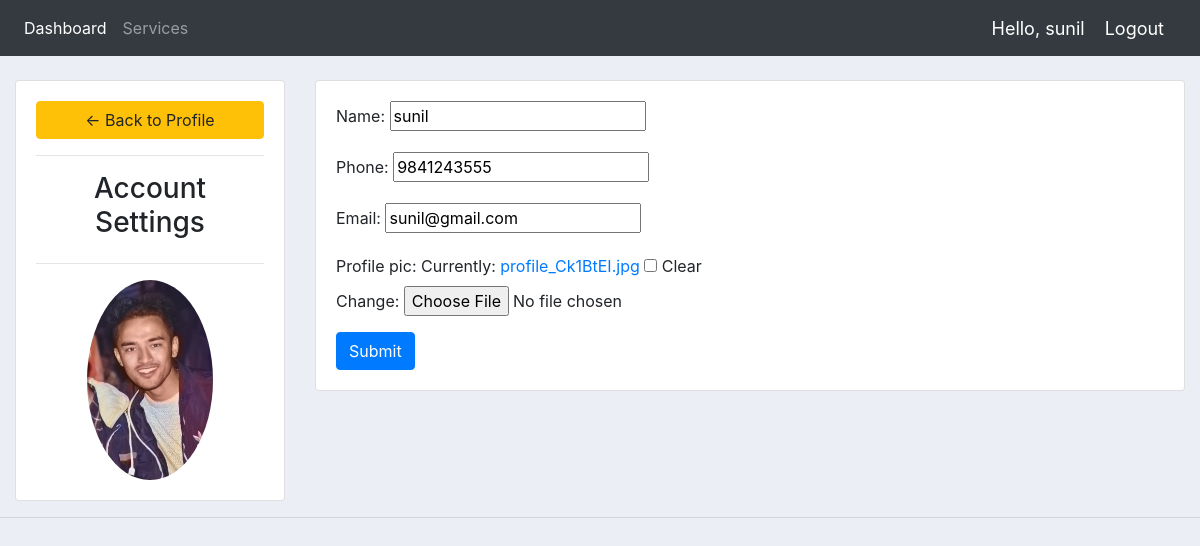
/account/ (signed in), run on the app's committed database.
### accounts/models.py (models this page shows, shortened)
class Customer(models.Model):
	user = models.OneToOneField(User, on_delete=models.CASCADE, null=True, blank=True)
	name = models.CharField(max_length=200, null=True)
	phone = models.CharField(max_length=200, null=True)
	email = models.CharField(max_length=200, null=True)
	profile_pic = models.ImageField(default = "default_img.jpg", null=True, blank=True)
	date_created = models.DateTimeField(auto_now_add=True, null=True)

### accounts/decorators.py (the view)
		def wrapper_func(request, *args, **kwargs):
			group = None
			if request.user.groups.exists():
				group = request.user.groups.all()[0].name
			if group in allowed_roles:
				return view_func(request, *args, **kwargs)
			else:
				return HttpResponse('You are not authorized to view this page')

### accounts/forms.py
class CustomerForm(ModelForm):
	class Meta:
		model = Customer
		fields = '__all__'
		exclude = ['user']

### accounts/views.py (called while the page is built)
@login_required(login_url='login')
@allowed_users(allowed_roles=['customer'])
def accountSettings(request):
	img = request.user.customer.profile_pic.url
	customer = request.user.customer
	form = CustomerForm(instance=customer)
	if request.method == 'POST':
		form = CustomerForm(request.POST, request.FILES,instance=customer)
		if form.is_valid():
			form.save()
	context = {'form':form, 'img':img}
	return render(request, 'accounts/account_settings.html',context)

### accounts/templates/accounts/account_settings.html (shortened to what this page needs)
{%  extends 'accounts/main.html' %}
{% load static %}
{% block content %}
<br>
<div class="row">
	<div class="col-md-3">
		<div class="card card-body">
			<a class="btn btn-warning" href="{% url 'home' %}"> &#8592; Back to Profile</a>
			<hr>
			<h3 style="text-align: center">Account Settings</h3>
			<hr>
			<img class="profile-pic" src= "{{img}}"alt="my image">
		</div>
	</div>
	<div class="col-md-9">
		<div class="card card-body">
			<form method="POST" action="" enctype="multipart/form-data">
				{{form.as_p}}
			<input class="btn btn-primary" type="submit" name="Update Information">
			</form>
		</div>
	</div>
</div>
{% endblock %}

### accounts/templates/accounts/navbar.html (shortened to what this page needs)
{% load static %}
<nav class="navbar navbar-expand-lg navbar-dark bg-dark">
  <div class="collapse navbar-collapse" id="navbarNav">
    <ul class="navbar-nav">
      <li class="nav-item active">
        <a class="nav-link" href="{% url 'home' %}">Dashboard</a>
      </li>
      <li class="nav-item">
        <a class="nav-link" href="{% url 'products' %}">Services</a>
      </li>
    </ul>
  </div>
  <span class = "hello-msg">Hello, {{request.user}}</span>
  <span><a class = "hello-msg" href="{% url 'logout'%}">Logout</a></span>
</nav>

### static/css/main.css (style rules this page uses)
body { background-color: #ebeff5; }

### accounts/templates/accounts/navbar.html (style rules this page uses)
.hello-msg { font-size: 18px; color: #fff; margin-right: 20px; }

### accounts/templates/accounts/account_settings.html (style rules this page uses)
.profile-pic { max-width: 200px; max-height:200px; margin: 0 auto; border-radius: 50%; }

### data on the page
Customer: name "sunil", phone "9841243555", email "sunil@gmail.com"

### other printed values
{{ request.user }} "sunil"
